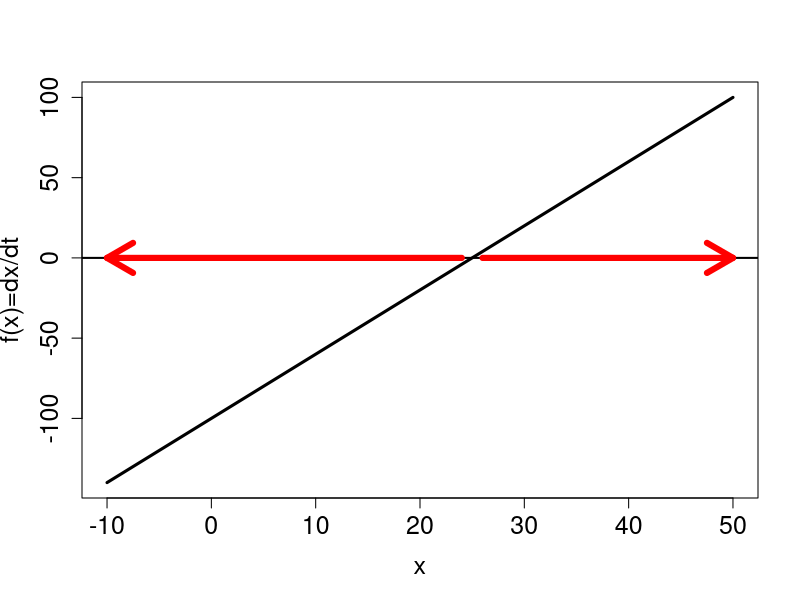
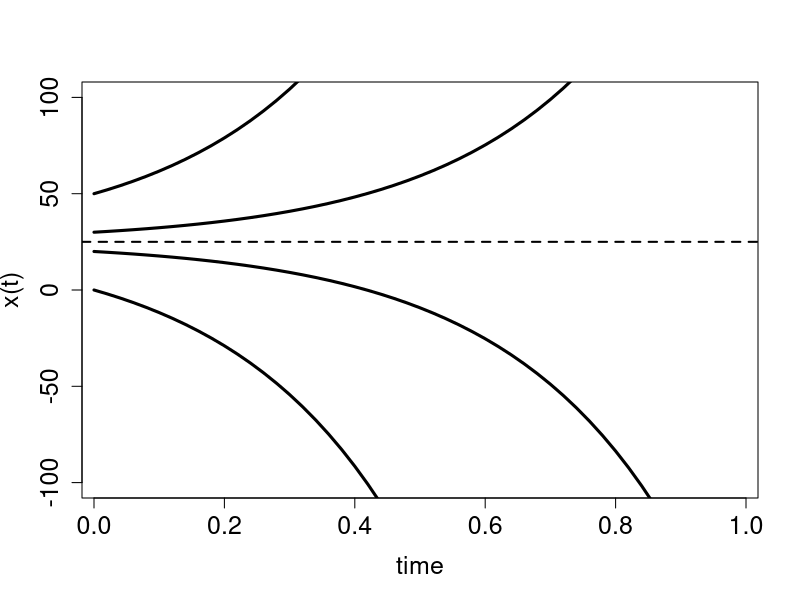
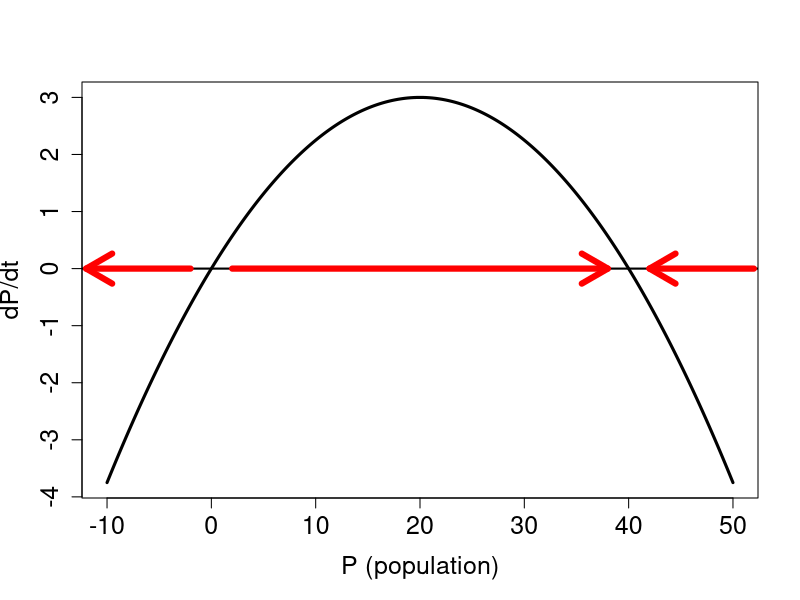
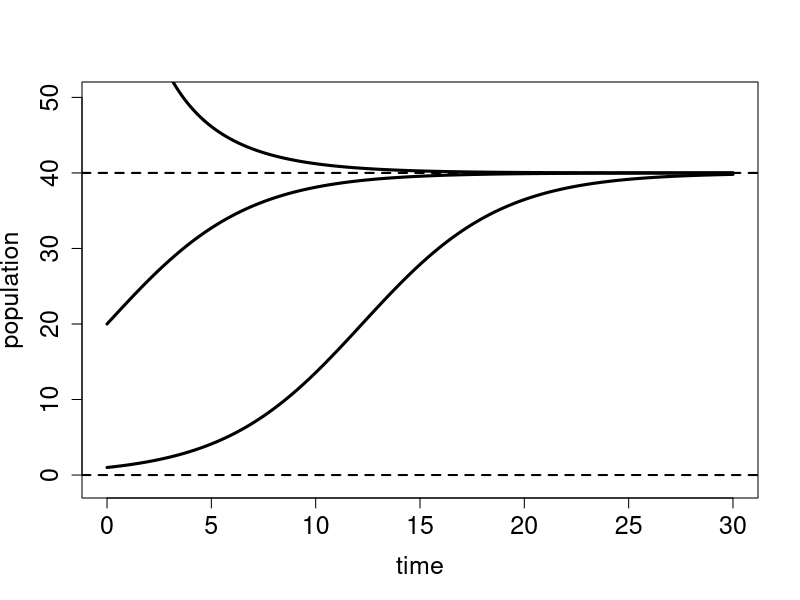

Source code (R) for these figures, in order:
## ---- chunk 1
linear.funk <- function (x,a){
  return(a*x-100)
}

x<-seq(-10,50,0.1) # define the array of values of x
a <- 4
y<-linear.funk(x,a)
plot(x,y,t="l",xlab="x", ylab="f(x)=dx/dt",lwd=3, cex=1.5, cex.axis=1.5,cex.lab=1.5)
abline(0,0,lwd=2)
arrows(24,0,-10,0,length=0.3,angle=30,lwd=6,col='red')
arrows(26,0,50,0,length=0.3,angle=30,lwd=6,col='red')


dt <- 0.02 # set time step
Tmax <- 1 # set length of time
Nstep <- Tmax/dt # calculate number of time steps 
init_value <- 20 # set initial value 
y <- rep(init_value,Nstep+1) # initialize the solution vectors with init_value
t <- dt*(0:Nstep)
for (i in 1:Nstep){
  y[i+1] <- y[i]+dt*linear.funk(y[i],a)
}

# plot the numeric solution vs time
plot(t,y,t='l',xlab='time',ylab='x(t)',ylim=c(-100,100),xlim=c(0.02,Tmax-0.02),lwd=3, cex=1.5, cex.axis=1.5,cex.lab=1.5)

# another initial value
init_value <- 0 # set initial value 
y <- matrix(init_value,nrow=1, ncol=Nstep+1) # initialize the solution vectors with init_value
t <- dt*(0:Nstep)
for (i in 1:Nstep){
  y[i+1] <- y[i]+dt*linear.funk(y[i],a)
}
lines(t,y,lwd=3, cex=1.5, cex.axis=1.5,cex.lab=1.5)

# another initial value
init_value <- 30 # set initial value 
y <- matrix(init_value,nrow=1, ncol=Nstep+1) # initialize the solution vectors with init_value
t <- dt*(0:Nstep)
for (i in 1:Nstep){
  y[i+1] <- y[i]+dt*linear.funk(y[i],a)
}
lines(t,y,lwd=3, cex=1.5, cex.axis=1.5,cex.lab=1.5)

# another initial value
init_value <- 50 # set initial value 
y <- matrix(init_value,nrow=1, ncol=Nstep+1) # initialize the solution vectors with init_value
t <- dt*(0:Nstep)
for (i in 1:Nstep){
  y[i+1] <- y[i]+dt*linear.funk(y[i],a)
}
lines(t,y,lwd=3, cex=1.5, cex.axis=1.5,cex.lab=1.5)
abline(25,0,lty=2,lwd=2)
## ---- chunk 2
logistic.funk <- function (x,r,K){
  return(r*(1-x/K)*x)
}
r <- 0.3
K <- 40
x<-seq(-10,K+10,0.1) # define the array of values of x
y<-logistic.funk(x,r,K)
plot(x,y,t="l",xlab="P (population)", ylab="dP/dt",lwd=3, cex=1.5, cex.axis=1.5,cex.lab=1.5)
abline(0,0,lwd=2)
arrows(2,0,K-2,0,length=0.3,angle=30,lwd=6,col='red')
arrows(K+12,0,K+2,0,length=0.3,angle=30,lwd=6,col='red')
arrows(-2,0,-12,0,length=0.3,angle=30,lwd=6,col='red')
r <- 0.3 # growth rate
K <- 40 # equilibrium
dt <- 0.01 # set time step
Tmax <- 30 # set length of time
Nstep <- Tmax/dt # calculate number of time steps 
init_value <- 1 # set initial value 
y <- matrix(init_value,nrow=1, ncol=Nstep+1) # initialize the solution vectors with init_value
t <- dt*(0:Nstep)
for (i in 1:Nstep){
  y[i+1] <- y[i]+dt*logistic.funk(y[i],r,K)
}
# plot the solution vs time
# plot the numeric solution vs time
plot(t,y,t='l',xlab='time',ylab='population',ylim=c(-1,50),lwd=3, cex=1.5, cex.axis=1.5,cex.lab=1.5)

# another initial value
init_value <- 20 # set initial value 
y <- matrix(init_value,nrow=1, ncol=Nstep+1) # initialize the solution vectors with init_value
t <- dt*(0:Nstep)
for (i in 1:Nstep){
  y[i+1] <- y[i]+dt*logistic.funk(y[i],r,K)
}
lines(t,y,lwd=3, cex=1.5, cex.axis=1.5,cex.lab=1.5)

# another initial value
init_value <- 100 # set initial value 
y <- matrix(init_value,nrow=1, ncol=Nstep+1) # initialize the solution vectors with init_value
t <- dt*(0:Nstep)
for (i in 1:Nstep){
  y[i+1] <- y[i]+dt*logistic.funk(y[i],r,K)
}
lines(t,y,lwd=3, cex=1.5, cex.axis=1.5,cex.lab=1.5)

abline(0,0,lty=2,lwd=2)
abline(40,0,lty=2,lwd=2)
